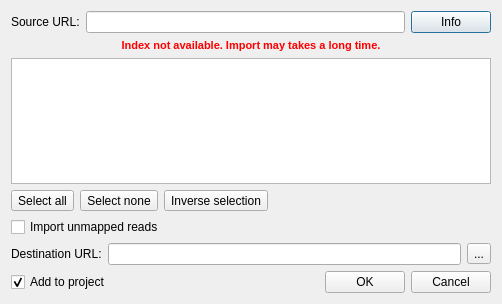
<?xml version="1.0" encoding="UTF-8"?>
<ui version="4.0">
 <class>ConvertToSQLiteDialog</class>
 <widget class="QDialog" name="ConvertToSQLiteDialog">
  <property name="geometry">
   <rect>
    <x>0</x>
    <y>0</y>
    <width>502</width>
    <height>304</height>
   </rect>
  </property>
  <property name="windowTitle">
   <string>Import BAM File</string>
  </property>
  <layout class="QVBoxLayout" name="verticalLayout">
   <item>
    <layout class="QHBoxLayout" name="horizontalLayout_2">
     <item>
      <widget class="QLabel" name="sourceUrlLabel">
       <property name="text">
        <string>Source URL:</string>
       </property>
      </widget>
     </item>
     <item>
      <widget class="QLineEdit" name="sourceUrlView">
       <property name="readOnly">
        <bool>true</bool>
       </property>
      </widget>
     </item>
     <item>
      <widget class="QPushButton" name="bamInfoButton">
       <property name="text">
        <string>Info</string>
       </property>
      </widget>
     </item>
    </layout>
   </item>
   <item>
    <widget class="QLabel" name="indexNotAvailableLabel">
     <property name="text">
      <string>&lt;!DOCTYPE HTML PUBLIC &quot;-//W3C//DTD HTML 4.0//EN&quot; &quot;http://www.w3.org/TR/REC-html40/strict.dtd&quot;&gt;
&lt;html&gt;&lt;head&gt;&lt;meta name=&quot;qrichtext&quot; content=&quot;1&quot; /&gt;&lt;style type=&quot;text/css&quot;&gt;
p, li { white-space: pre-wrap; }
&lt;/style&gt;&lt;/head&gt;&lt;body style=&quot; font-family:'MS Shell Dlg 2'; font-size:8.25pt; font-weight:400; font-style:normal;&quot;&gt;
&lt;p align=&quot;center&quot; style=&quot; margin-top:0px; margin-bottom:0px; margin-left:0px; margin-right:0px; -qt-block-indent:0; text-indent:0px;&quot;&gt;&lt;span style=&quot; font-size:8pt; font-weight:600; color:#ff0000;&quot;&gt;Index not available. Import may takes a long time.&lt;/span&gt;&lt;/p&gt;&lt;/body&gt;&lt;/html&gt;</string>
     </property>
    </widget>
   </item>
   <item>
    <widget class="QTableWidget" name="tableWidget">
     <property name="selectionMode">
      <enum>QAbstractItemView::NoSelection</enum>
     </property>
     <property name="selectionBehavior">
      <enum>QAbstractItemView::SelectRows</enum>
     </property>
     <property name="columnCount">
      <number>0</number>
     </property>
    </widget>
   </item>
   <item>
    <layout class="QHBoxLayout" name="horizontalLayout_5">
     <item>
      <widget class="QToolButton" name="selectAllToolButton">
       <property name="text">
        <string>Select all</string>
       </property>
      </widget>
     </item>
     <item>
      <widget class="QToolButton" name="selectNoneToolButton">
       <property name="text">
        <string>Select none</string>
       </property>
      </widget>
     </item>
     <item>
      <widget class="QToolButton" name="inverseSelectionToolButton">
       <property name="text">
        <string>Inverse selection</string>
       </property>
      </widget>
     </item>
     <item>
      <spacer name="horizontalSpacer_3">
       <property name="orientation">
        <enum>Qt::Horizontal</enum>
       </property>
       <property name="sizeHint" stdset="0">
        <size>
         <width>40</width>
         <height>20</height>
        </size>
       </property>
      </spacer>
     </item>
    </layout>
   </item>
   <item>
    <layout class="QHBoxLayout" name="horizontalLayout_4">
     <property name="spacing">
      <number>0</number>
     </property>
     <item>
      <widget class="QCheckBox" name="importUnmappedBox">
       <property name="text">
        <string>Import unmapped reads</string>
       </property>
      </widget>
     </item>
     <item>
      <spacer name="horizontalSpacer_2">
       <property name="orientation">
        <enum>Qt::Horizontal</enum>
       </property>
       <property name="sizeHint" stdset="0">
        <size>
         <width>40</width>
         <height>20</height>
        </size>
       </property>
      </spacer>
     </item>
    </layout>
   </item>
   <item>
    <layout class="QGridLayout" name="gridLayout">
     <item row="1" column="0">
      <widget class="QLabel" name="label_2">
       <property name="text">
        <string>Destination URL:</string>
       </property>
      </widget>
     </item>
     <item row="1" column="1">
      <widget class="QLineEdit" name="destinationUrlEdit"/>
     </item>
     <item row="1" column="2">
      <widget class="QToolButton" name="destinationUrlButton">
       <property name="text">
        <string>...</string>
       </property>
      </widget>
     </item>
    </layout>
   </item>
   <item>
    <layout class="QHBoxLayout" name="horizontalLayout">
     <item>
      <widget class="QCheckBox" name="addToProjectBox">
       <property name="text">
        <string>Add to project</string>
       </property>
       <property name="checked">
        <bool>true</bool>
       </property>
      </widget>
     </item>
     <item>
      <spacer name="horizontalSpacer">
       <property name="orientation">
        <enum>Qt::Horizontal</enum>
       </property>
       <property name="sizeHint" stdset="0">
        <size>
         <width>40</width>
         <height>20</height>
        </size>
       </property>
      </spacer>
     </item>
     <item>
      <widget class="QPushButton" name="okButton">
       <property name="enabled">
        <bool>true</bool>
       </property>
       <property name="text">
        <string>OK</string>
       </property>
       <property name="checkable">
        <bool>false</bool>
       </property>
      </widget>
     </item>
     <item>
      <widget class="QPushButton" name="cancelButton">
       <property name="text">
        <string>Cancel</string>
       </property>
      </widget>
     </item>
    </layout>
   </item>
  </layout>
 </widget>
 <resources/>
 <connections>
  <connection>
   <sender>cancelButton</sender>
   <signal>clicked()</signal>
   <receiver>ConvertToSQLiteDialog</receiver>
   <slot>reject()</slot>
   <hints>
    <hint type="sourcelabel">
     <x>481</x>
     <y>257</y>
    </hint>
    <hint type="destinationlabel">
     <x>299</x>
     <y>256</y>
    </hint>
   </hints>
  </connection>
  <connection>
   <sender>okButton</sender>
   <signal>clicked()</signal>
   <receiver>ConvertToSQLiteDialog</receiver>
   <slot>accept()</slot>
   <hints>
    <hint type="sourcelabel">
     <x>399</x>
     <y>253</y>
    </hint>
    <hint type="destinationlabel">
     <x>239</x>
     <y>245</y>
    </hint>
   </hints>
  </connection>
 </connections>
</ui>
